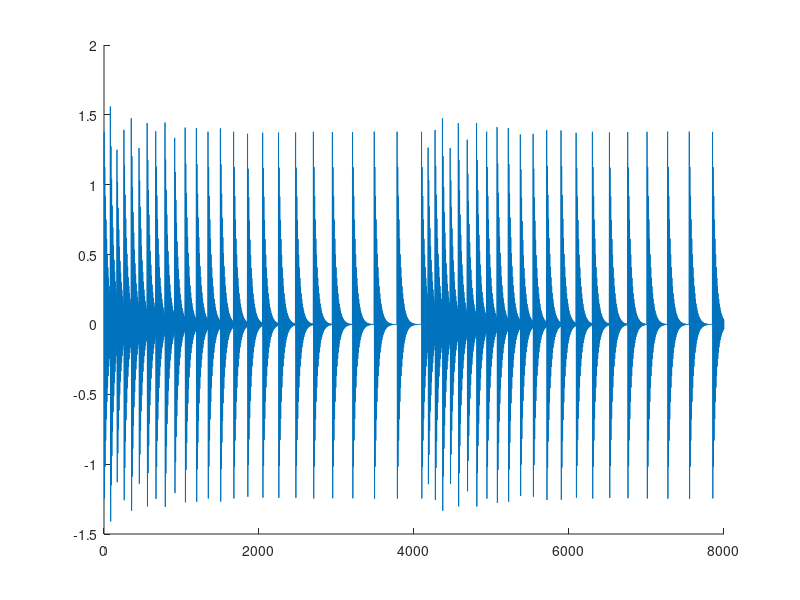

This chart was generated by the following MATLAB code:
clear;close all;clc;
x=zeros(1,8000);
i=1;
while i<8000
    x(i)=1;
    i=i+ 80 + 5*mod(fix(i/80),50);
end
hold on;
b=1;a1=1.3789;a2=-0.9506;
a=[1 -a1 -a2];
s=filter(b,a,x);
plot(s);
sound(s,8000);



